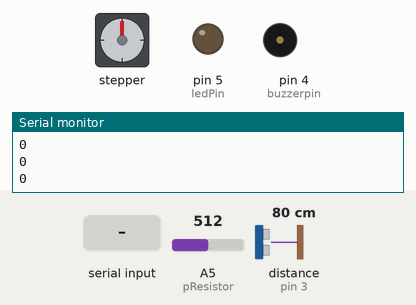
The sketch below on a simulated Arduino Uno, built with avr-gcc and run on an emulated ATmega328P. On the bench: stepper motor, output pins drawn as LEDs (lit = HIGH), buzzer (waves = sounding, pin HIGH), the last lines printed to the serial monitor. Wiring (inferred from the names in the program): ultrasonic range finder: trigger pin 2; echo pin 3. The inputs (shaded band) are chosen by the test bench; at power-on: distance to the obstacle (sensor on pin 3) 80 cm, A5 (pResistor) = 512. The echo pulse lasts 58.3 µs per cm; stepper angles assume 200 steps per turn; pins used as bus, display or sensor lines are not drawn.

Above: at 1.2 s.
1.3 s: distance to the obstacle (sensor on pin 3) set to 13 cm
2.8 s: distance to the obstacle (sensor on pin 3) set to 10 cm
At 3.6 s:
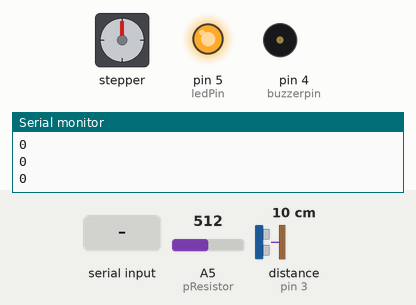
5.8 s: distance to the obstacle (sensor on pin 3) set to 18 cm
At 7.0 s:
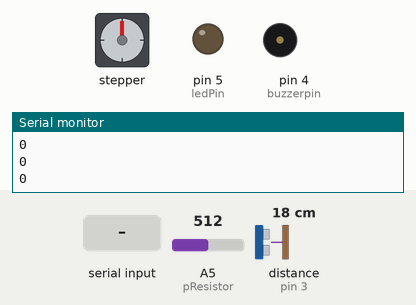
7.3 s: distance to the obstacle (sensor on pin 3) set to 2 cm
At 8.1 s:
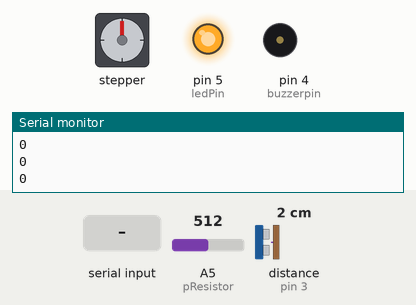
10.3 s: "Bird\n" received over Serial
At 12.4 s:
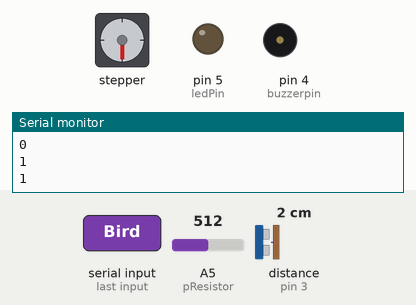
Timing chart, 0 to 14.3 s (numbered marks = the images above; inputs shaded):
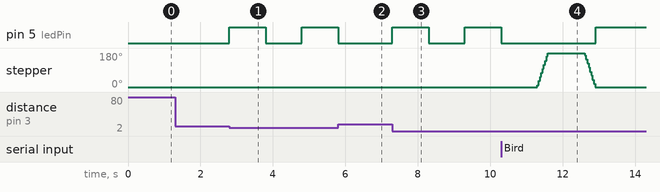

The sketch:

BirdFeeder.ino
```cpp
#include <Stepper.h>
//set up all component
const int pingPin = 2; // pin4 on Atmega328
const int echoPin = 3; //pin5 on Atmega328
const int ledPin = 5;// pin11 on Atmega328
const int buzzerpin = 4; //pin6 on Atmega328
const int pResistor = A5;
// set Variables
bool object_detected = false; //initialize the object flag
const int stepsPerRevolution = 200;  //num of steps per revolution
int light;
// Initialize the stepper library on pins 8 through 11:
Stepper myStepper = Stepper(stepsPerRevolution, 8, 9, 10, 11);

void setup() {
  Serial.begin(9600);           // start serial for output
  pinMode(ledPin, OUTPUT);
  pinMode(buzzerpin,OUTPUT);
  myStepper.setSpeed(100);  // Set the motor speed (RPMs):
}

void loop() {
  //set light read from pin A5
  light = analogRead(pResistor);

  //ultrasonic sensor
  long duration, cm;
  pinMode(pingPin, OUTPUT);
  digitalWrite(pingPin, LOW);
  delayMicroseconds(5);
  digitalWrite(pingPin, HIGH);
  delayMicroseconds(15);
  digitalWrite(pingPin, LOW);
  pinMode(echoPin, INPUT);
  duration = pulseIn(echoPin, HIGH);
  cm = duration /29/2;

  if(cm<=10){
    object_detected = true;
    //test if cm<10T
    digitalWrite(ledPin, HIGH);
    delay(1000);
    digitalWrite(ledPin, LOW);
    delay(1000);
    Serial.println(object_detected); //send object detected signal to Pi
    if(Serial.available()){
      String species = Serial.readStringUntil('\n');  //read load_food signal from Pi
      if(species == "Bird"){

        //rotate motor to load food
        myStepper.step(100);
        delay(1000);
        myStepper.step(-100);

        //ligh up LED to detect food shortage
        digitalWrite(ledPin, HIGH);
        delay(3000);
        if(light > 100){
          Serial.println("food_shortage"); //send food shortage signal to Pi
          }
        digitalWrite(ledPin, LOW);
        }
       else if(species == "Squirrel"){
        tone(buzzerpin, 35000);
        delay(3000);
        noTone(buzzerpin);
       }
       Serial.flush();
    }

    }else{
    object_detected = false;
    Serial.println(object_detected); //send object detected signal to Pi
    }


}
```

Measured:
- the behaviour switches between 12 and 11 cm on distance to the obstacle (sensor on pin 3) (found by bisection; images 0 and 1)
- after the input at 2.8 s, pin 5 (ledPin): LOW → HIGH at once, → LOW 1.0 s later, → HIGH 1.0 s later
- after the input at 5.8 s, pin 5 (ledPin): goes on until 5.8 s, then stays LOW
- after the input at 7.3 s, pin 5 (ledPin): LOW → HIGH at once, → LOW 1.0 s later, → HIGH 1.0 s later
- after the input at 10.3 s, stepper: turns 180° clockwise in 0.29 s, then 180° counter-clockwise in 0.29 s
